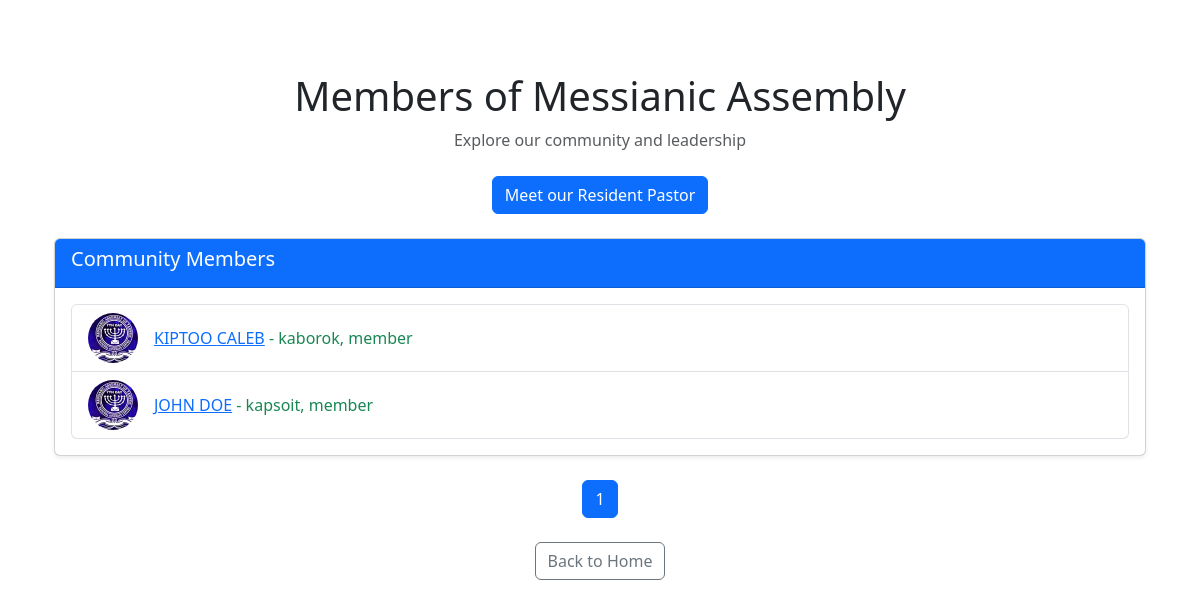
Screenshot of /members (signed in) with the database file from the repository.
### application/models.py (models this page shows, shortened)
class User(db.Model, UserMixin):
    id = db.Column(db.Integer, primary_key=1)
    firstname = db.Column(db.String(20), nullable=False)
    lastname = db.Column(db.String(20),  nullable=False)
    email = db.Column(db.String(120), unique=1, nullable=0)
    username = db.Column(db.String(20), unique=True, nullable=False)
    role = db.Column(db.String(20), nullable=False, default='member')
    branch = db.Column(db.String(20), nullable=False)
    date_of_birth = db.Column(db.Date, nullable=False)
    image_file = db.Column(db.String(20), nullable=False, default='default.jpg')
    password = db.Column(db.String(60), nullable=False)
    posts = db.relationship('Announcement', backref='author', lazy=True)
    def __repr__(self):
        return f"{self.image_file} - {self.firstname} {self.lastname}, {self.branch}-[{self.role}]"

### application/routes.py (the view)
@app.route('/members', methods=['GET'])
@login_required
def members():
  page  = request.args.get('page', 1, type=int)
  members = User.query.order_by(User.username.asc()).paginate(page=page, per_page=25)
  return render_template('members.html', title='Member\'s', members=members)

### application/models.py (called while the page is built)
@login_manager.user_loader
def load_user(user_id):
    return User.query.get(int(user_id))

### application/templates/members.html
{% extends "layout.html" %}
{% block content %}
<div class="container py-5">
  <div class="text-center mb-4">
    <h1 class="display-6">Members of Messianic Assembly</h1>
    <p class="text-muted">Explore our community and leadership</p>
  </div>
  <div class="text-center mb-4">
    <a href="{{ url_for('Pastor') }}" class="btn btn-primary">
      Meet our Resident Pastor
    </a>
  </div>
  <div class="card shadow-sm mb-4">
    <div class="card-header bg-primary text-white">
      <h5>Community Members</h5>
    </div>
    <div class="card-body">
      {% if members %}
        <ul class="list-group">
          {% for member in members %}
            <li class="list-group-item d-flex align-items-center">
              <img src="{{ member.profile_picture_url or url_for('static', filename='profile_pics/' + member.image_file) }}"
                   alt="{{ member }}'s Profile Picture"
                   class="rounded-circle me-3"
                   style="width: 50px; height: 50px; object-fit: cover;">
              <span class="text-success"><a href="#">{{ member.firstname }} {{ member.lastname }}</a> - {{member.branch}}, {{ member.role}}</span>
            </li>
          {% endfor %}
        </ul>
      {% else %}
        <p class="text-muted">No members found.</p>
      {% endif %}
    </div>
  </div>
  {% if members.iter_pages() %}
    <nav aria-label="Members Pagination">
      <ul class="pagination justify-content-center">
        {% for page_num in members.iter_pages() %}
          {% if page_num %}
            <li class="page-item {% if page_num == members.page %}active{% endif %}">
              <a class="page-link" href="{{ url_for('members', page=page_num) }}">{{ page_num }}</a>
            </li>
          {% else %}
            <li class="page-item disabled">
              <span class="page-link">...</span>
            </li>
          {% endif %}
        {% endfor %}
      </ul>
    </nav>
  {% endif %}
  <div class="text-center mt-4">
    <a href="{{ url_for('home') }}" class="btn btn-outline-secondary">Back to Home</a>
  </div>
</div>
{% endblock content %}

### application/templates/layout.html (shortened to what this page needs)
<!DOCTYPE html>
<html lang="en">
<head>
  <link href="https://cdn.jsdelivr.net/npm/bootstrap@5.3.0/dist/css/bootstrap.min.css" rel="stylesheet">
  <link rel="stylesheet" href="https://cdn.jsdelivr.net/npm/bootstrap@5.3.0/dist/css/bootstrap.min.css">
  <link href="https://cdn.jsdelivr.net/npm/bootstrap@5.3.0/dist/css/bootstrap.min.css" rel="stylesheet">
  <link href="https://cdn.jsdelivr.net/npm/bootstrap-icons/font/bootstrap-icons.css" rel="stylesheet">
</head>
<body>
  <div class="container py-4">
    {% block content %}
    {% endblock content %}
  </div>
</body>
</html>

### rows the page displays
User: image_file+firstname+lastname (placeholder picture), firstname "KIPTOO", lastname "CALEB", branch "kaborok", role "member"
User: image_file+firstname+lastname (placeholder picture), firstname "JOHN", lastname "DOE", branch "kapsoit", role "member"

### other values shown
{{ page_num }} "1"
